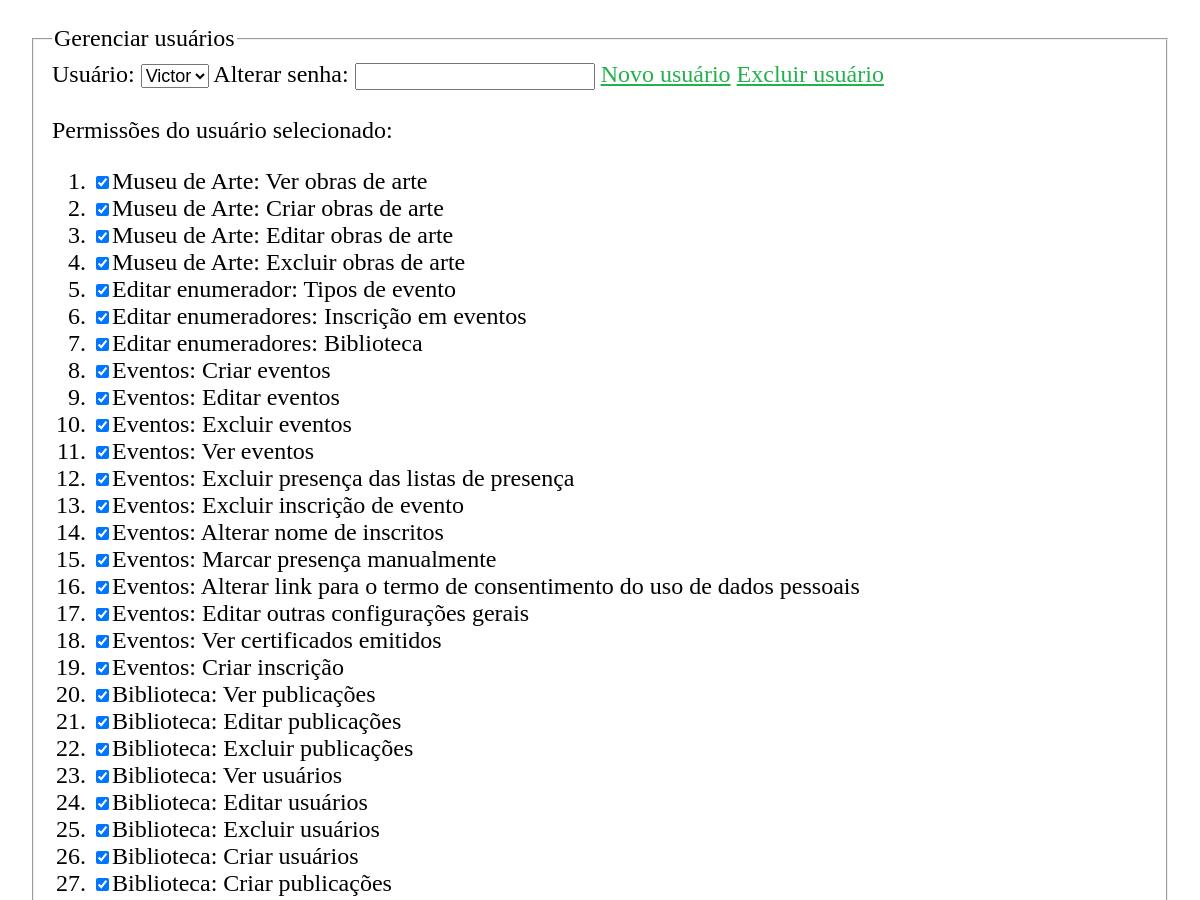
The app's page /index.php?cont=settings&action=home (signed in, middle part), older data.
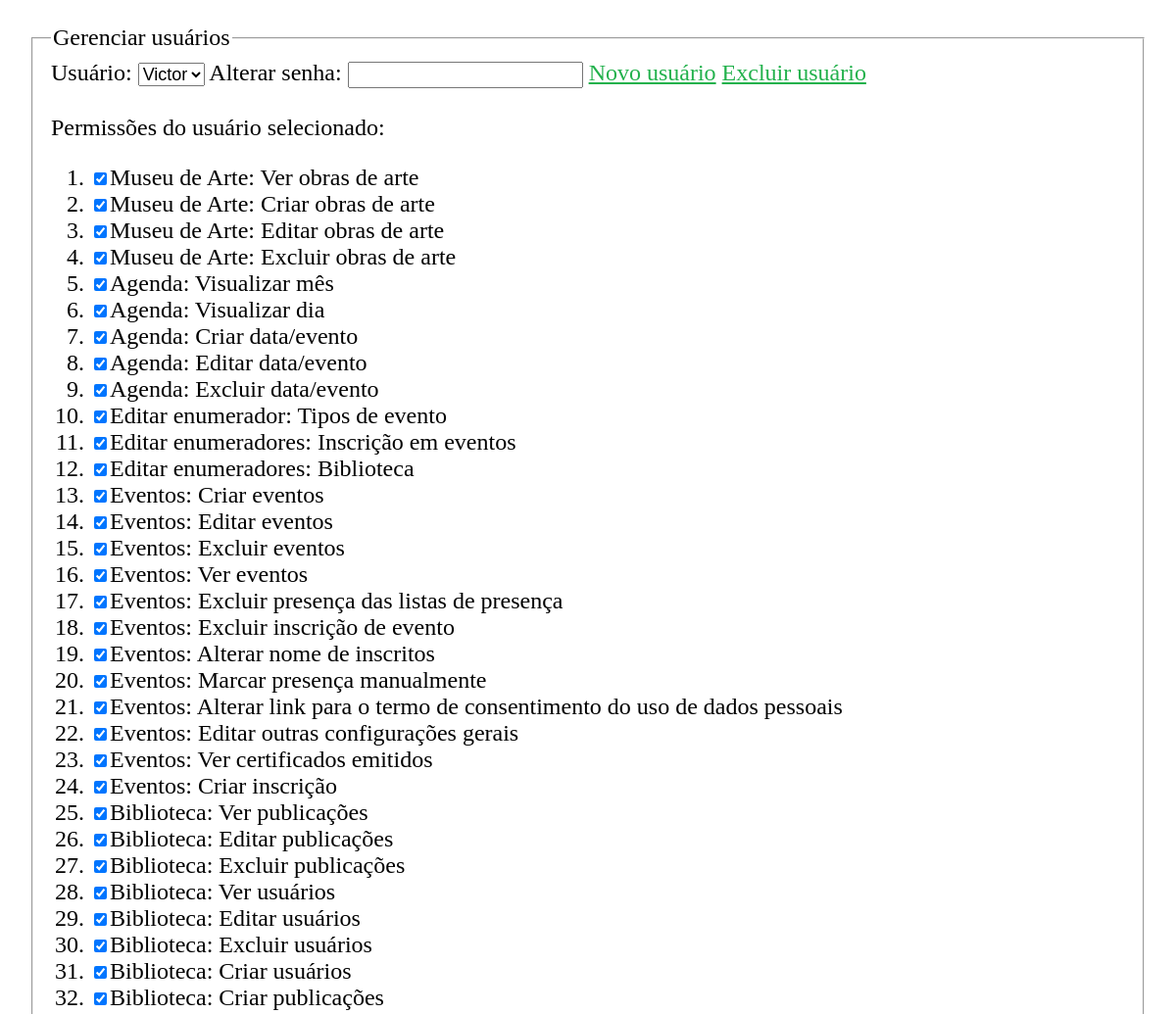
The same page, newer data.
### tables this page shows
CREATE TABLE `permissions` (
  `permMod` varchar(5) NOT NULL,
  `permId` int NOT NULL,
  `permDesc` varchar(255) NOT NULL
);

### includes/URL/URLGenerator.php (called while the page is built, shortened)
<?php
abstract class URLGenerator
{
	private static function appendQueryString($queryString = null, $directFileAccess = false)
	{
		$qsFinal = "";
		if (is_string($queryString))
			$qsFinal = $queryString;
		else if (is_array($queryString))
			$qsFinal = http_build_query($queryString);
		if (!empty($qsFinal))
			return self::useFriendlyURL || $directFileAccess ? "?$qsFinal" : "&$qsFinal";
		else
			return "";
	}
	public static function generateFileURL($pathFromBaseURL = null, $queryString = null)
	{
		$fileBaseFriendly = self::URLBase . '/file';
		$fileBaseUnfriendly = self::URLBase;
		$url = (self::useFriendlyURL ? $fileBaseFriendly : $fileBaseUnfriendly) . (!empty($pathFromBaseURL) ? "/$pathFromBaseURL" : "") . self::appendQueryString($queryString, true);
		return $url;
	}
}

### model/database/user.settings.database.php (called while the page is built, shortened)
<?php
function getUserPermissions($userId, $optConnection = null)
{
	$conn = $optConnection ? $optConnection : createConnectionAsEditor();
	$dataRows = null;
	if($stmt = $conn->prepare("select * from userpermissions where userId = ?"))
	{
		$stmt->bind_param("i", $userId);
		$stmt->execute();
		$result = $stmt->get_result();
		if ($result->num_rows > 0)
		{
			$dataRows = [];
			while ($row = $result->fetch_assoc())
				$dataRows[] = $row;
		}
	}
	return $dataRows;
}
function getUsersList($optConnection = null)
{
	$conn = $optConnection ? $optConnection : createConnectionAsEditor();
	$dataRows = null;
	if($stmt = $conn->prepare("select * from users"))
	{
		$stmt->execute();
		$result = $stmt->get_result();
		if ($result->num_rows > 0)
		{
			$dataRows = [];
			while ($row = $result->fetch_assoc())
				$dataRows[] = $row;
		}
	}
	return $dataRows;
}
function getPermissionsList($optConnection = null)
{
	$conn = $optConnection ? $optConnection : createConnectionAsEditor();
	$dataRows = null;
	if($stmt = $conn->prepare("select * from permissions"))
	{
		$stmt->execute();
		$result = $stmt->get_result();
		if ($result->num_rows > 0)
		{
			$dataRows = [];
			while ($row = $result->fetch_assoc())
				$dataRows[] = $row;
		}
	}
	return $dataRows;
}

### controller/settings.controller.php (called while the page is built, shortened)
<?php
require_once("model/database/user.settings.database.php");
require_once("model/database/enums.settings.database.php");
require_once("model/database/generalsettings.database.php");
final class settings extends BaseController
{
	public function home()
	{
		$manageUsersSelectedUserId = isset($_GET['umUserId']) && is_numeric($_GET['umUserId']) ? $_GET['umUserId'] : $_SESSION["userid"];
		$conn = createConnectionAsEditor();
		$currSelectedUserPermissions = getUserPermissions($manageUsersSelectedUserId, $conn);
		$userList = getUsersList($conn);
		$permissionList = getPermissionsList($conn);
		$enums = [];
		$enums["EVENT"] = getEnum("EVENT", $conn);
		$enums["GENDER"] = getEnum("GENDER", $conn);
		$enums["OCCUPATION"] = getEnum("OCCUPATION", $conn);
		$enums["SCHOOLING"] = getEnum("SCHOOLING", $conn);
		$enums["RACE"] = getEnum("RACE", $conn);
		$enums["NATION"] = getEnum("NATION", $conn);
		$enums["UF"] = getEnum("UF", $conn);
		$enums["LIBCOLTYPE"] = getEnum("LIBCOLTYPE", $conn);
		$enums["LIBACQTYPE"] = getEnum("LIBACQTYPE", $conn);
		$enums["LIBPERIOD"] = getEnum("LIBPERIOD", $conn);
		$generalSettings = readAllSettings($conn);
		$pageData =
		[
			"userName" => $_SESSION['username'],
			"userList" => $userList,
			"permissionList" => $permissionList,
			"currSelectedUserId" => $manageUsersSelectedUserId,
			"currSelectedUserPermissions" => $currSelectedUserPermissions,
			"enums" => $enums,
			"generalSettings" => $generalSettings
		];
	}
}

### includes/common.php (called while the page is built, shortened)
<?php
require_once("URL/URLGenerator.php");
function checkUserPermission($module, $id)
{
	return in_array($id, $_SESSION['permissions'][$module]);
}
class BaseController
{
  protected $hasUserPermission;
  protected $moduleName;
  protected $permissionIdRequired;
  protected $action;
  public function __construct($action)
  {
    $this->action = $action;
	$this->hasUserPermission = (!$this->permissionIdRequired) ? true : checkUserPermission($this->moduleName, $this->permissionIdRequired);
	if ($this->hasUserPermission && method_exists($this, $action))
		$this->$action();
  }
  protected function get_view()
  {
    $view = "view/" . get_class($this) . "." . $this->action . ".view.php";
    if (file_exists($view))
	{
		if ($this->hasUserPermission)
			return $view;
		else
			return 'view/_nopermission.view.php';
    }
    return 'view/_error.view.php';
  }
  public function render()
  {
    $view = $this->get_view();
    require_once($view);
  }
}
?>

### model/database/enums.settings.database.php (called while the page is built, shortened)
<?php
function getEnum($enumName, $optConnection = null)
{
	$conn = $optConnection ? $optConnection : createConnectionAsEditor();
	$dataRows = null;
	if($stmt = $conn->prepare("select id, value as name from enums where type = ?"))
	{
		$stmt->bind_param("s", $enumName);
		$stmt->execute();
		$result = $stmt->get_result();
		if ($result->num_rows > 0)
		{
			$dataRows = [];
			while ($row = $result->fetch_assoc())
				$dataRows[] = $row;
		}
	}
	return $dataRows;
}

### model/database/generalsettings.database.php (called while the page is built, shortened)
<?php
function readAllSettings($optConnection = null)
{
	$conn = $optConnection ? $optConnection : createConnectionAsEditor();
	$returnedSettings = [];
	$query = "SELECT name, value FROM settings";
	if ($stmt = $conn->prepare($query))
	{
		$stmt->execute();
		$result = $stmt->get_result();
		while ($row = $result->fetch_assoc())
			$returnedSettings[$row["name"]] = $row["value"];
	}
	return $returnedSettings;
}

### view/settings.home.view.php (the view, shortened to what this page needs)
<br/>
<form id="frmManageOtherUsers" method="post" action="<?php echo URL\URLGenerator::generateFileURL("post/user.settings.post.php", "cont=settings&action=home&umUserId=" . $pageData["currSelectedUserId"]); ?>">
	<fieldset>
		<legend>Gerenciar usuários</legend>
		<?php if (checkUserPermission("USERS", 1)) { ?>
		<div>
			<label>Usuário: <select id="selUser" name="selUser">
			<?php
				$selectedUserId = (int)$pageData["currSelectedUserId"];
			?>
				<?php foreach ($pageData["userList"] as $u) { ?>
				<option value="<?php echo $u["id"]; ?>" <?php echo ($u["id"] === $selectedUserId) ? 'selected="selected"' : ''; ?>><?php echo hsc($u["name"]); ?></option>
				<?php } ?>
			</select></label>
			<label>Alterar senha: <input type="text" name="txtManageUsersNewPassword" size="20" maxlength="80"/></label>
			<span>
				<a href="#" id="lnkNewUser">Novo usuário</a>
				<a href="#" id="lnkDelUser">Excluir usuário</a>
			</span>
		<div>
		<br/>
		<div>
			<label>Permissões do usuário selecionado:</label>
			<ol>
			<?php
				$writeCheckedState = function($permMod, $permId) use ($pageData)
				{
					if (checkPermissionInList($pageData["currSelectedUserPermissions"], $permMod , $permId))
						return 'checked="checked"';
					else
						return '';
				};
				$disableManageUsersPermission = function($permMod, $permId) use ($selectedUserId)
				{
					if ($selectedUserId === (int)$_SESSION["userid"])
						if ($permMod === "USERS" && $permId === 1)
							return 'onclick="checkSetManUserPermission_onClick_blockChange.apply(this, event);"';
						else
							return '';
				};
			?>
				<?php foreach ($pageData["permissionList"] as $p) { ?>
				<li><label><input type="checkbox" name="permission[]" value="<?php echo $p["permMod"] . "_" . $p["permId"]; ?>" <?php echo $writeCheckedState($p["permMod"], $p["permId"]) . " " . $disableManageUsersPermission($p["permMod"], $p["permId"]); ?>/><?php echo $p["permDesc"]; ?></label></li>
				<?php } ?>
			</ol>
		</div>
		<?php } else { ?>
		<p>Você não tem permissão para gerenciar usuários.</p>
		<?php } ?>
	</fieldset>
</form>

### index.php (shortened to what this page needs)
<?php
  require_once('includes/common.php');
  $mainframe = null;
	if((!isset ($_SESSION['username']) == true) and (!isset ($_SESSION['passwordhash']) == true))
	{
		unset($_SESSION['userid']);
		unset($_SESSION['username']);
		unset($_SESSION['passwordhash']);
		unset($_SESSION['permissions']);
		header('location:' . URL\URLGenerator::generateFileURL('login.php'));
		exit();
	}
	else
	{
		$action = empty($_REQUEST['action']) ? 'home' : preg_replace('/[^a-zA-Z0-9\-_]/', '', $_REQUEST['action']);
		$mainframe = new $controllerClass($action);
	}
?>
<!DOCTYPE html>
<html xmlns="http://www.w3.org/1999/xhtml" lang="en">
<head>
	<title><?php if($mainframe) $mainframe->title();?></title>
	<link rel="stylesheet" href="<?php echo URL\URLGenerator::generateFileURL("sisepi.css"); ?>"/>
</head>
<body>
	<main>
		<div id="mainPageWrapper">
			<?php if ($mainframe && $mainframe->hasSubtitle()): ?>
			<h2><?php $mainframe->subtitle(); ?></h2>
			<?php endif; ?>
			<?php if($mainframe) $mainframe->render();?>
		</div>
	</main>
</body>
</html>

### sisepi.css (style rules this page uses)
body { background-color: white; color: black; font-size: x-large; margin: 0; }
a { color: #22B14C }
input, select, textarea { outline: none; }
input[type="text"], input[type="password"], input[type="email"], input[type="number"], input[type="search"], input[type="date"], input[type="time"], select, textarea { font-size: large; }
main { display: block; margin: 30px 0 0 0; padding: 0; min-height: calc(100vh - 308px); }
@media all and (min-width: 750px) { div#mainPageWrapper { display: block; max-width: 1200px; margin-left: auto; margin-right: auto; margin-bottom: 0; padding-left: 30px; padding-right: 30px; padding-top: 20px; padding-bottom: 30px; } }

Row changes from the older to the newer data that the page shows:
added permissions: permDesc "Agenda: Visualizar mês"
added permissions: permDesc "Agenda: Visualizar dia"
added permissions: permDesc "Agenda: Criar data/evento"
added permissions: permDesc "Agenda: Editar data/evento"
added permissions: permDesc "Agenda: Excluir data/evento"
